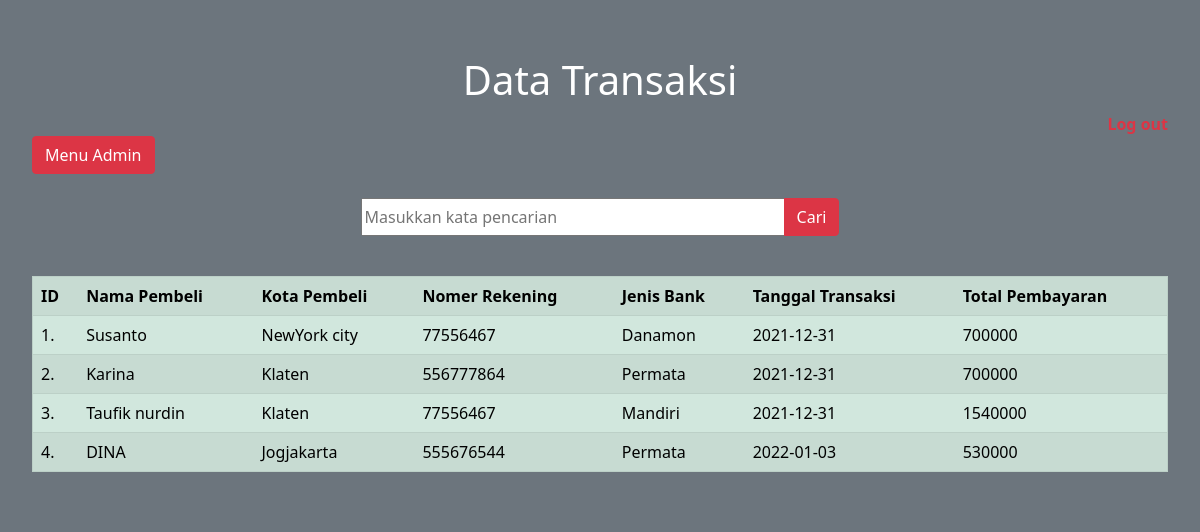
Page /transaksi.php on the committed database.
### tables this page shows
CREATE TABLE `transaksi` (
  `id_trs` int(11) NOT NULL,
  `nm_pm` varchar(50) NOT NULL,
  `kota_pm` varchar(50) NOT NULL,
  `no_rek` char(9) NOT NULL,
  `bnk` varchar(50) NOT NULL,
  `tgl_trs` date NOT NULL,
  `total` char(50) NOT NULL
);

### function.php (called while the page is built, shortened)
<?php
    $db_host = "localhost";
    $db_user = "root";
    $db_pass = "";
    $db_name = "db_ss";
    $koneksi = mysqli_connect($db_host, $db_user, $db_pass, $db_name);
    function query($query){
        global $koneksi;
        $result = mysqli_query($koneksi, $query);
        $rows = [];
        while ($row = mysqli_fetch_assoc($result)){
            $rows[] = $row;
        }
        return $rows;
    }
?>

### transaksi.php (the view, shortened to what this page needs)
<?php
    require("function.php");
     if(isset($_POST['cari'])){
        $transaksi = cari($_POST['keyword']);
    } else {
        $transaksi = query("SELECT * from transaksi");
    }
?>
<html>
<head>
    <link href="https://cdn.jsdelivr.net/npm/bootstrap@5.0.2/dist/css/bootstrap.min.css" rel="stylesheet">
</head>
<body class="p-3 mb-2 bg-secondary text-white">
    <div class="p-3 mb-2 bg-secondary text-white">
    <h1 class="text-center mt-4">Data Transaksi</h1>
    <a href="logout.php" class="text-decoration-none text-danger fw-bold float-end">Log out</a><br>
    <a href="admin.php" class="btn btn-danger">Menu Admin</a>
    <br>
    <br>
    <form action="" method="post" class="text-center">
        <div class="btn-group" role="group" aria-label="Basic mixed styles example">
            <input type="text" name="keyword" size="40" autofocus placeholder="Masukkan kata pencarian" autocomplete="off" id="keyword">
            <button type="submit" name="cari" id="tombolCari" class="btn btn-danger">Cari</button>
        </div>
    </form>
    <br>
    <div id="container">
    <table border="1" cellpadding="10" cellspacing="0" class="table table-success table-striped">
        <tr>
            <th>ID</th>
            <th>Nama Pembeli</th>
            <th>Kota Pembeli</th>
            <th>Nomer Rekening</th>
            <th>Jenis Bank</th>
            <th>Tanggal Transaksi</th>
            <th>Total Pembayaran</th>
        </tr>
        <?php $i=1; ?>
        <?php foreach ($transaksi as $row): ?>
        <tr>
        	<td><?= $i ?>.</td>
            <td><?= $row["nm_pm"] ?></td>
            <td><?= $row["kota_pm"] ?></td>
            <td><?= $row["no_rek"] ?></td>
            <td><?= $row["bnk"] ?></td>
            <td><?= $row["tgl_trs"] ?></td>
            <td><?= $row["total"] ?></td>
            <?php $i++ ?>
        </tr>
        <?php endforeach ?>
    </table>
    </div>
</body>
</html>

### rows in the picture
transaksi: nm_pm "Susanto", kota_pm "NewYork city", no_rek "77556467", bnk "Danamon", tgl_trs "2021-12-31", total "700000"
transaksi: nm_pm "Karina", kota_pm "Klaten", no_rek "556777864", bnk "Permata", tgl_trs "2021-12-31", total "700000"
transaksi: nm_pm "Taufik nurdin", kota_pm "Klaten", no_rek "77556467", bnk "Mandiri", tgl_trs "2021-12-31", total "1540000"
transaksi: nm_pm "DINA", kota_pm "Jogjakarta", no_rek "555676544", bnk "Permata", tgl_trs "2022-01-03", total "530000"
